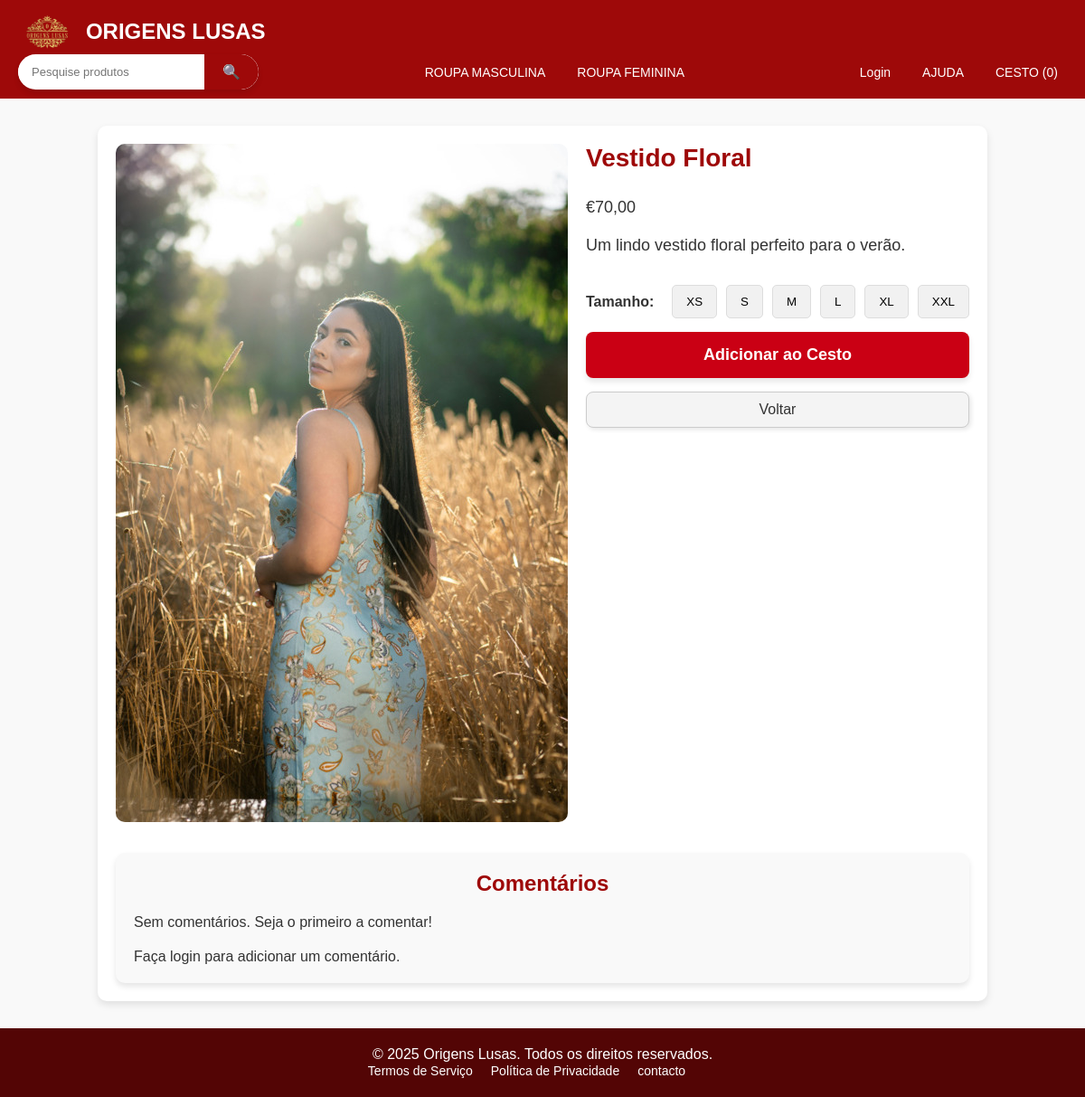
The page /detalhe_produtos/product_detail.php?id=7&tipo=feminino on the database its author committed.
### tables this page shows
CREATE TABLE `products` (
  `id` int(11) NOT NULL,
  `name` varchar(255) NOT NULL,
  `description` text DEFAULT NULL,
  `price` decimal(10,2) NOT NULL,
  `image` varchar(255) DEFAULT NULL,
  `stock` int(11) DEFAULT 0,
  `category_id` int(11) DEFAULT NULL,
  `created_at` timestamp NOT NULL DEFAULT current_timestamp(),
  `sizes` varchar(255) DEFAULT NULL,
  `sub_category` varchar(255) NOT NULL,
  `active` tinyint(1) NOT NULL DEFAULT 1
);

### detalhe_produtos/product_detail.php (the view, shortened to what this page needs)
<?php
require_once '../includes/db_connection.php';
$produtoId = isset($_GET['id']) ? (int)$_GET['id'] : null;
$produto = null;
$comentariosPorPagina = 5;
$paginaAtual = isset($_GET['pagina']) ? max(1, (int)$_GET['pagina']) : 1;
$offset = ($paginaAtual - 1) * $comentariosPorPagina;
if ($produtoId) {
    $stmt = $pdo->prepare("SELECT * FROM products WHERE id = :id");
    $stmt->execute(['id' => $produtoId]);
    $produto = $stmt->fetch(PDO::FETCH_ASSOC);
}
$tamanhosDisponiveis = [];
if ($produto && !empty($produto['sizes'])) {
    $tamanhosDisponiveis = explode(',', $produto['sizes']);
}
$comentarios = [];
if ($produtoId) {
    $stmt = $pdo->prepare("SELECT r.comment, r.created_at, u.username
                           FROM product_reviews r
                           JOIN users u ON r.user_id = u.id
                           WHERE r.product_id = :product_id
                           ORDER BY r.created_at DESC
                           LIMIT :limit OFFSET :offset");
    $stmt->bindValue(':product_id', $produtoId, PDO::PARAM_INT);
    $stmt->bindValue(':limit', $comentariosPorPagina, PDO::PARAM_INT);
    $stmt->bindValue(':offset', $offset, PDO::PARAM_INT);
    $stmt->execute();
    $comentarios = $stmt->fetchAll(PDO::FETCH_ASSOC);
}
?>
<!DOCTYPE html>
<html lang="en">
<head>
    <link rel="stylesheet" href="../css/style.css">
</head>
<body class="product-details">
    <?php include('../includes/header.php'); ?>
    <main>
        <?php if ($produto): ?>
            <div class="product-detail">
                <div class="product-detail-image">
                    <img src="<?= htmlspecialchars($produto['image']) ?>" alt="<?= htmlspecialchars($produto['name']) ?>">
                </div>
                <div class="product-detail-info">
                    <h1><?= htmlspecialchars($produto['name']) ?></h1>
                    <p>€<?= number_format($produto['price'], 2, ',', '.') ?></p>
                    <p><?= htmlspecialchars($produto['description']) ?></p>
                    <div class="size-options">
                        <span>Tamanho:</span>
                        <?php foreach ($tamanhosDisponiveis as $tamanho): ?>
                            <button type="button" class="size-button" onclick="selectSize(this)">
                                <?= htmlspecialchars($tamanho) ?>
                            </button>
                        <?php endforeach; ?>
                    </div>
                    <button id="add-to-cart-button" onclick="addToCart()" <?= $produto['stock'] == 0 ? 'disabled' : '' ?>>
                        Adicionar ao Cesto
                    </button>
                    <button class="btn-voltar" onclick="voltarPagina()">Voltar</button>
                </div>
            </div>
            <div class="comments-section">
                <h2>Comentários</h2>
                <div id="comments-list">
                    <?php if (!empty($comentarios)): ?>
                        <?php foreach ($comentarios as $comentario): ?>
                            <div class="comment">
                                <p><strong><?= htmlspecialchars($comentario['username']) ?>:</strong></p>
                                <p><?= nl2br(htmlspecialchars($comentario['comment'])) ?></p>
                                <small>Publicado em: <?= htmlspecialchars($comentario['created_at']) ?></small>
                            </div>
                            <hr>
                        <?php endforeach; ?>
                    <?php else: ?>
                        <p>Sem comentários. Seja o primeiro a comentar!</p>
                    <?php endif; ?>
                </div>
                <?php if (isset($_SESSION['user_id'])): ?>
                    <form method="post" id="add-comment-form" class="add-comment-form">
                        <textarea name="comment" id="comment" placeholder="Escreva seu comentário..." required></textarea>
                        <button type="submit">Adicionar Comentário</button>
                    </form>
                <?php else: ?>
                    <p>Faça login para adicionar um comentário.</p>
                <?php endif; ?>
            </div>
        <?php else: ?>
            <p>Produto não encontrado.</p>
        <?php endif; ?>
    </main>
    <?php include('../includes/footer.php'); ?>
</body>
</html>

### css/style.css (style rules this page uses)
* { margin: 0; padding: 0; box-sizing: border-box; }
.all-contact html, body { font-family: "Arial", sans-serif; margin: 0; padding: 0; background-color: #f9f9f9; color: #333; display: flex; flex-direction: column; min-height: 100vh; }
.term html, body { font-family: "Arial", sans-serif; margin: 0; padding: 0; background-color: #f9f9f9; color: #333; display: flex; flex-direction: column; min-height: 100vh; }
.privacy html, body { font-family: "Arial", sans-serif; margin: 0; padding: 0; background-color: #f9f9f9; color: #333; display: flex; flex-direction: column; min-height: 100vh; }
.checkout html, body { font-family: "Arial", sans-serif; margin: 0; padding: 0; background-color: #f9f9f9; color: #333; min-height: 100vh; display: flex; flex-direction: column; }
.all-profile-user html, body { font-family: "Arial", sans-serif; margin: 0; padding: 0; background-color: #f9f9f9; color: #333; display: flex; flex-direction: column; min-height: 100vh; }
.product-details main { max-width: 1200px; margin: 30px auto; padding: 20px; background-color: #fff; border-radius: 10px; box-shadow: 0 4px 8px rgba(0, 0, 0, 0.1); }
.product-details .product-detail { display: flex; flex-wrap: wrap; gap: 20px; }
.product-details .product-detail-image img { width: 100%; border-radius: 10px; object-fit: cover; }
.product-details .product-detail-info { flex: 1; display: flex; flex-direction: column; gap: 15px; }
.product-details .product-detail-info h1 { font-size: 28px; color: #9e0909; margin-bottom: 10px; }
.product-details .product-detail-info p { font-size: 18px; line-height: 1.5; }
.product-details .size-options { display: flex; gap: 10px; align-items: center; margin-top: 15px; }
.product-details .size-options span { font-weight: bold; margin-right: 10px; }
.product-details .size-options button { padding: 10px 15px; background-color: #f1f1f1; border: 1px solid #ddd; border-radius: 5px; cursor: pointer; transition: background-color 0.3s, color 0.3s; }
.btn-voltar { background-color: #f4f4f4; color: #333; border: 1px solid #ccc; border-radius: 8px; padding: 10px 20px; font-size: 16px; cursor: pointer; text-align: center; box-shadow: 2px 2px 5px rgba(0, 0, 0, 0.1); transition: all 0.3s ease; }
.product-details .comments-section { margin-top: 30px; padding: 20px; background-color: #f9f9f9; border-radius: 10px; box-shadow: 0 4px 6px rgba(0, 0, 0, 0.1); }
.product-details .comments-section h2 { font-size: 24px; color: #9e0909; margin-bottom: 20px; text-align: center; }
#add-to-cart-button { padding: 15px 30px; font-size: 18px; font-weight: bold; color: #fff; background-color: #ca0014; border: none; border-radius: 8px; cursor: pointer; transition: all 0.3s ease-in-out; box-shadow: 0 4px 6px rgba(0, 0, 0, 0.1); }
.genre html, body { font-family: "Arial", sans-serif; margin: 0; padding: 0; background-color: #f9f9f9; color: #333; flex-direction: column; min-height: 100vh; }

### rows shown on the page
products: image (picture), name "Vestido Floral", price "70,00", description "Um lindo vestido floral perfeito para o verão.", sizes "XS", sizes "S", sizes "M", sizes "L", sizes "XL", sizes "XXL"

### other values the page prints
$cartCount "0"
